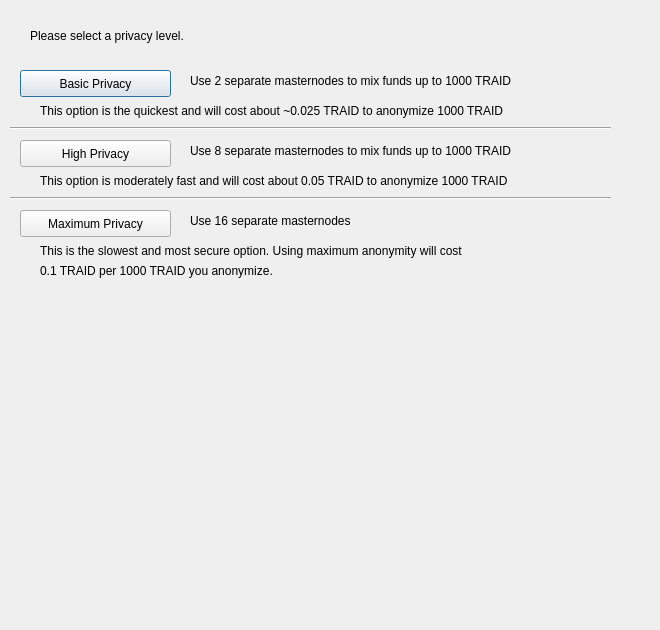
<?xml version="1.0" encoding="UTF-8"?>
<ui version="4.0">
 <class>DarksendConfig</class>
 <widget class="QDialog" name="DarksendConfig">
  <property name="geometry">
   <rect>
    <x>0</x>
    <y>0</y>
    <width>660</width>
    <height>630</height>
   </rect>
  </property>
  <property name="sizePolicy">
   <sizepolicy hsizetype="Minimum" vsizetype="Minimum">
    <horstretch>0</horstretch>
    <verstretch>0</verstretch>
   </sizepolicy>
  </property>
  <property name="minimumSize">
   <size>
    <width>660</width>
    <height>630</height>
   </size>
  </property>
  <property name="windowTitle">
   <string>Configure Darksend</string>
  </property>
  <widget class="QPushButton" name="buttonBasic">
   <property name="geometry">
    <rect>
     <x>20</x>
     <y>70</y>
     <width>151</width>
     <height>27</height>
    </rect>
   </property>
   <property name="text">
    <string>Basic Privacy</string>
   </property>
  </widget>
  <widget class="QPushButton" name="buttonHigh">
   <property name="geometry">
    <rect>
     <x>20</x>
     <y>140</y>
     <width>151</width>
     <height>27</height>
    </rect>
   </property>
   <property name="text">
    <string>High Privacy</string>
   </property>
  </widget>
  <widget class="QPushButton" name="buttonMax">
   <property name="geometry">
    <rect>
     <x>20</x>
     <y>210</y>
     <width>151</width>
     <height>27</height>
    </rect>
   </property>
   <property name="text">
    <string>Maximum Privacy</string>
   </property>
  </widget>
  <widget class="QLabel" name="label">
   <property name="geometry">
    <rect>
     <x>30</x>
     <y>20</y>
     <width>571</width>
     <height>31</height>
    </rect>
   </property>
   <property name="text">
    <string>Please select a privacy level.</string>
   </property>
  </widget>
  <widget class="QLabel" name="label_2">
   <property name="geometry">
    <rect>
     <x>190</x>
     <y>70</y>
     <width>421</width>
     <height>21</height>
    </rect>
   </property>
   <property name="text">
    <string>Use 2 separate masternodes to mix funds up to 1000 TRAID</string>
   </property>
  </widget>
  <widget class="QLabel" name="label_3">
   <property name="geometry">
    <rect>
     <x>190</x>
     <y>140</y>
     <width>411</width>
     <height>21</height>
    </rect>
   </property>
   <property name="text">
    <string>Use 8 separate masternodes to mix funds up to 1000 TRAID</string>
   </property>
  </widget>
  <widget class="QLabel" name="label_4">
   <property name="geometry">
    <rect>
     <x>190</x>
     <y>210</y>
     <width>421</width>
     <height>21</height>
    </rect>
   </property>
   <property name="text">
    <string>Use 16 separate masternodes</string>
   </property>
  </widget>
  <widget class="QLabel" name="label_6">
   <property name="geometry">
    <rect>
     <x>40</x>
     <y>100</y>
     <width>561</width>
     <height>21</height>
    </rect>
   </property>
   <property name="text">
    <string>This option is the quickest and will cost about ~0.025 TRAID to anonymize 1000 TRAID</string>
   </property>
  </widget>
  <widget class="QLabel" name="label_7">
   <property name="geometry">
    <rect>
     <x>40</x>
     <y>170</y>
     <width>561</width>
     <height>21</height>
    </rect>
   </property>
   <property name="text">
    <string>This option is moderately fast and will cost about 0.05 TRAID to anonymize 1000 TRAID</string>
   </property>
  </widget>
  <widget class="QLabel" name="label_8">
   <property name="geometry">
    <rect>
     <x>40</x>
     <y>240</y>
     <width>561</width>
     <height>21</height>
    </rect>
   </property>
   <property name="text">
    <string>This is the slowest and most secure option. Using maximum anonymity will cost</string>
   </property>
  </widget>
  <widget class="QLabel" name="label_9">
   <property name="geometry">
    <rect>
     <x>40</x>
     <y>260</y>
     <width>561</width>
     <height>21</height>
    </rect>
   </property>
   <property name="text">
    <string>0.1 TRAID per 1000 TRAID you anonymize.</string>
   </property>
  </widget>
  <widget class="Line" name="line">
   <property name="geometry">
    <rect>
     <x>10</x>
     <y>120</y>
     <width>601</width>
     <height>16</height>
    </rect>
   </property>
   <property name="orientation">
    <enum>Qt::Horizontal</enum>
   </property>
  </widget>
  <widget class="Line" name="line_2">
   <property name="geometry">
    <rect>
     <x>10</x>
     <y>190</y>
     <width>601</width>
     <height>16</height>
    </rect>
   </property>
   <property name="orientation">
    <enum>Qt::Horizontal</enum>
   </property>
  </widget>
 </widget>
 <resources/>
 <connections/>
</ui>
